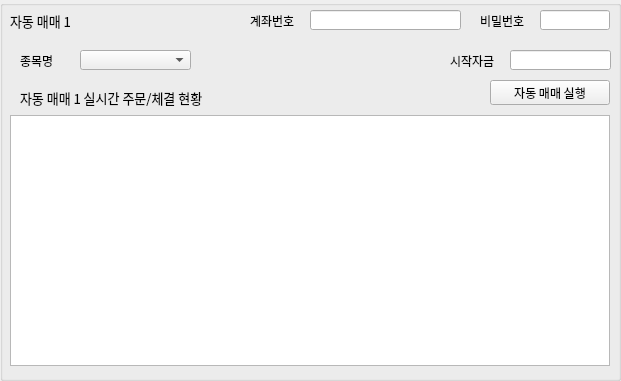
    <widget class="QGroupBox" name="groupBox_Algorithm1">
     <property name="geometry">
      <rect>
       <x>380</x>
       <y>40</y>
       <width>621</width>
       <height>381</height>
      </rect>
     </property>
     <property name="font">
      <font>
       <family>a뉴굴림4</family>
       <pointsize>12</pointsize>
       <weight>50</weight>
       <bold>false</bold>
      </font>
     </property>
     <property name="styleSheet">
      <string notr="true"/>
     </property>
     <property name="title">
      <string/>
     </property>
     <property name="flat">
      <bool>false</bool>
     </property>
     <property name="checkable">
      <bool>false</bool>
     </property>
     <widget class="QLabel" name="label_7">
      <property name="geometry">
       <rect>
        <x>10</x>
        <y>13</y>
        <width>101</width>
        <height>16</height>
       </rect>
      </property>
      <property name="font">
       <font>
        <family>a뉴굴림4</family>
        <pointsize>10</pointsize>
       </font>
      </property>
      <property name="text">
       <string>자동 매매 1</string>
      </property>
     </widget>
     <widget class="QPushButton" name="pushButton_Algorithm1">
      <property name="geometry">
       <rect>
        <x>490</x>
        <y>80</y>
        <width>120</width>
        <height>25</height>
       </rect>
      </property>
      <property name="font">
       <font>
        <family>a뉴굴림2</family>
        <pointsize>9</pointsize>
        <weight>50</weight>
        <bold>false</bold>
       </font>
      </property>
      <property name="styleSheet">
       <string notr="true"/>
      </property>
      <property name="text">
       <string>자동 매매 실행</string>
      </property>
      <property name="checkable">
       <bool>false</bool>
      </property>
      <property name="checked">
       <bool>false</bool>
      </property>
      <property name="autoRepeat">
       <bool>false</bool>
      </property>
      <property name="autoRepeatInterval">
       <number>106</number>
      </property>
     </widget>
     <widget class="QLineEdit" name="lineEdit_Algorithm1_1">
      <property name="geometry">
       <rect>
        <x>310</x>
        <y>10</y>
        <width>151</width>
        <height>20</height>
       </rect>
      </property>
      <property name="font">
       <font>
        <family>a뉴굴림2</family>
        <pointsize>8</pointsize>
       </font>
      </property>
      <property name="text">
       <string/>
      </property>
     </widget>
     <widget class="QLabel" name="label_Text1_2">
      <property name="geometry">
       <rect>
        <x>250</x>
        <y>10</y>
        <width>50</width>
        <height>21</height>
       </rect>
      </property>
      <property name="font">
       <font>
        <family>a뉴굴림2</family>
        <pointsize>9</pointsize>
        <weight>50</weight>
        <bold>false</bold>
       </font>
      </property>
      <property name="text">
       <string>계좌번호 </string>
      </property>
     </widget>
     <widget class="QLabel" name="label_Text2_2">
      <property name="geometry">
       <rect>
        <x>480</x>
        <y>10</y>
        <width>50</width>
        <height>21</height>
       </rect>
      </property>
      <property name="font">
       <font>
        <family>a뉴굴림2</family>
        <pointsize>9</pointsize>
        <weight>50</weight>
        <bold>false</bold>
       </font>
      </property>
      <property name="text">
       <string>비밀번호</string>
      </property>
     </widget>
     <widget class="QLineEdit" name="lineEdit_Algorithm1_2">
      <property name="geometry">
       <rect>
        <x>540</x>
        <y>10</y>
        <width>70</width>
        <height>20</height>
       </rect>
      </property>
      <property name="font">
       <font>
        <family>a뉴굴림2</family>
        <pointsize>8</pointsize>
        <weight>50</weight>
        <bold>false</bold>
       </font>
      </property>
      <property name="echoMode">
       <enum>QLineEdit::PasswordEchoOnEdit</enum>
      </property>
     </widget>
     <widget class="QLabel" name="label_Text8_2">
      <property name="geometry">
       <rect>
        <x>20</x>
        <y>50</y>
        <width>50</width>
        <height>21</height>
       </rect>
      </property>
      <property name="font">
       <font>
        <family>a뉴굴림2</family>
        <pointsize>9</pointsize>
        <weight>50</weight>
        <bold>false</bold>
       </font>
      </property>
      <property name="text">
       <string>종목명</string>
      </property>
     </widget>
     <widget class="QComboBox" name="comboBox_Algorithm1_4">
      <property name="geometry">
       <rect>
        <x>80</x>
        <y>50</y>
        <width>111</width>
        <height>20</height>
       </rect>
      </property>
      <property name="font">
       <font>
        <family>a뉴굴림2</family>
        <pointsize>8</pointsize>
       </font>
      </property>
     </widget>
     <widget class="QLineEdit" name="lineEdit_SAlgorithm1_3">
      <property name="geometry">
       <rect>
        <x>510</x>
        <y>50</y>
        <width>101</width>
        <height>20</height>
       </rect>
      </property>
      <property name="font">
       <font>
        <family>a뉴굴림2</family>
        <pointsize>8</pointsize>
        <weight>50</weight>
        <bold>false</bold>
       </font>
      </property>
      <property name="echoMode">
       <enum>QLineEdit::PasswordEchoOnEdit</enum>
      </property>
     </widget>
     <widget class="QLabel" name="label_Text2_3">
      <property name="geometry">
       <rect>
        <x>450</x>
        <y>50</y>
        <width>50</width>
        <height>21</height>
       </rect>
      </property>
      <property name="font">
       <font>
        <family>a뉴굴림2</family>
        <pointsize>9</pointsize>
        <weight>50</weight>
        <bold>false</bold>
       </font>
      </property>
      <property name="text">
       <string>시작자금</string>
      </property>
     </widget>
     <widget class="QTableWidget" name="tableWidget_Algorithm1">
      <property name="geometry">
       <rect>
        <x>10</x>
        <y>115</y>
        <width>600</width>
        <height>251</height>
       </rect>
      </property>
     </widget>
     <widget class="QLabel" name="label_9">
      <property name="geometry">
       <rect>
        <x>20</x>
        <y>90</y>
        <width>211</width>
        <height>16</height>
       </rect>
      </property>
      <property name="font">
       <font>
        <family>a뉴굴림4</family>
        <pointsize>10</pointsize>
       </font>
      </property>
      <property name="text">
       <string>자동 매매 1 실시간 주문/체결 현황</string>
      </property>
     </widget>
    </widget>
